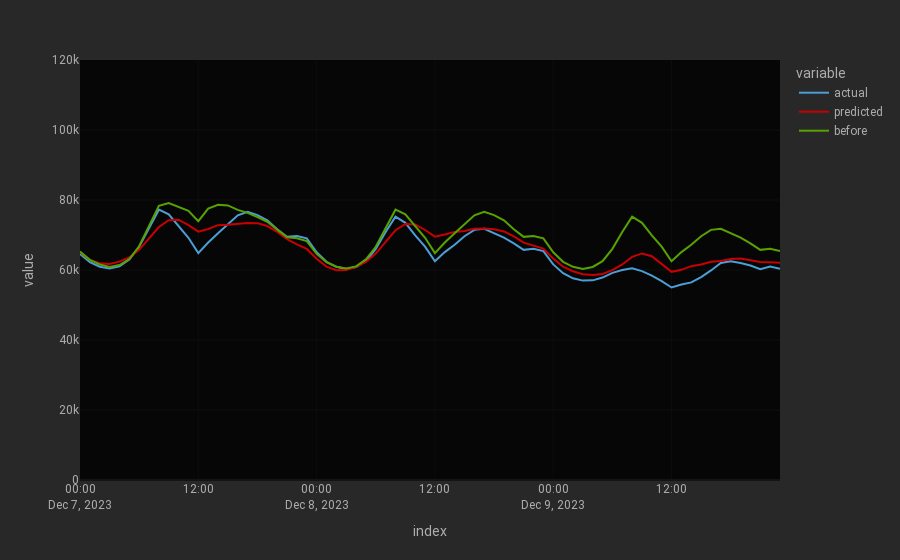

Notebook code cell kept with this figure:
### Code cell
import plotly.express as px
from dash_bootstrap_templates import load_figure_template
load_figure_template(["minty",  "minty_dark", 'cyborg', 'cyborg_dark'])

start_date = '2023-12-07'
end_date = '2023-12-09'

data = actual_predicted_df.loc[start_date:end_date]
fig = px.line( data[['actual', 'predicted', 'before']], markers=False, template='cyborg', height=600)
fig.update_layout(yaxis_range=[0, 120000])
fig.show()
